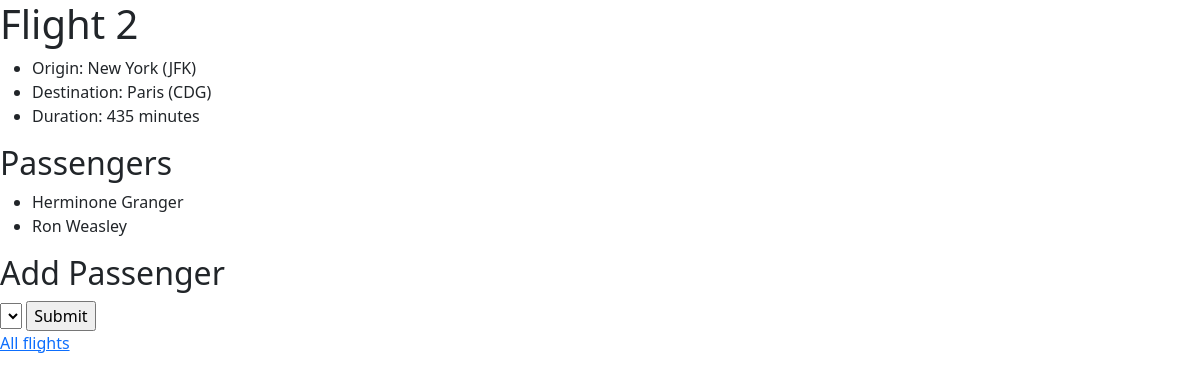
Page /flights/2 on the committed database.
### flights/models.py (models this page shows, shortened)
class Flight(models.Model):
    origin = models.ForeignKey(Airport, on_delete=models.CASCADE, related_name="departures")
    destination = models.ForeignKey(Airport, on_delete=models.CASCADE, related_name="arrivals")
    duration = models.IntegerField()

class Airport(models.Model):
    code = models.CharField(max_length=3)
    city = models.CharField(max_length=64)
    def __str__(self):
        return f"{self.city} ({self.code})"

class Passenger(models.Model):
    first = models.CharField(max_length=64)
    last = models.CharField(max_length=64)
    flights = models.ManyToManyField(Flight, blank=True, related_name="passengers")
    def __str__(self):
        return f"{self.first} {self.last}"

### flights/views.py (the view)
# urls.py: path('<int:flight_id>', views.flight, name='flight'),
def flight(request, flight_id):
    flight=Flight.objects.get(pk=flight_id)
    passengers = flight.passengers.all()
    non_passengers = Passenger.objects.exclude(flights=flight).all()
    return render(request, "flights/flight.html", {
        "flight": flight,
        "passengers": passengers,
        "non_passengers": non_passengers
    })

### flights/templates/flights/flight.html (shortened to what this page needs)
{% extends "flights/layout.html" %}
{% block body%}
    <h1>Flight {{flight.id}}</h1>
    <ul>
        <li>Origin: {{ flight.origin}}</li>
        <li>Destination: {{ flight.destination }}</li>
        <li>Duration: {{flight.duration }} minutes</li>
    </ul>
    <h2>Passengers </h2>
        <ul>
            {% for passenger in passengers %}
                <li>{{ passenger }}</li>
            {% empty %}
                <li>No Passengers.</li>
            {% endfor %}
        </ul>
        <h2>Add Passenger</h2>
    <form action="{% url 'flights:book' flight.id %}" method='post'>
        <select name="passenger" id="">
        </select>
        <input type="submit">
    </form>
    <a href="{% url 'index'%}"> All flights</a>
{% endblock %}

### rows in the picture
Flight: origin "New York (JFK)", destination "Paris (CDG)", duration "435"
Passenger: first+last "Herminone Granger"
Passenger: first+last "Ron Weasley"
